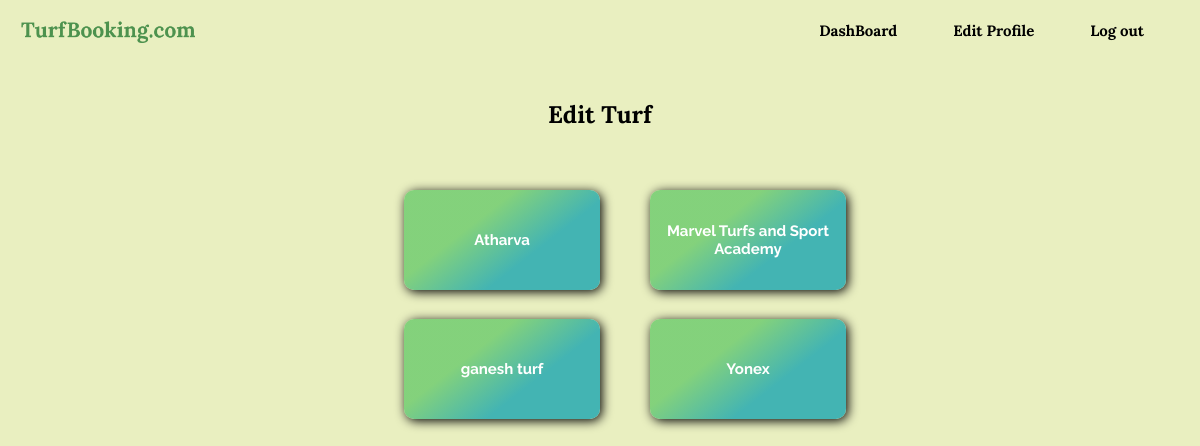
Page /Owner/ed_turf.php (signed in) on the committed database.
### tables this page shows
CREATE TABLE `turfs` (
  `idd` int(50) NOT NULL,
  `tname` varchar(50) NOT NULL,
  `address` varchar(100) NOT NULL,
  `sh_time` varchar(50) NOT NULL,
  `city` varchar(50) NOT NULL,
  `price` double NOT NULL,
  `email` varchar(100) NOT NULL
);

### Owner/ed_turf.php (the view, shortened to what this page needs)
<?php
include("../connection.php");
?>
<!DOCTYPE html>
<html lang="en">
<head>
    <link rel="stylesheet" href="../css/regi.css">
    <link rel="stylesheet" href="../css/et.css">
</head>
<body>
    <div class="header">
        <div class="left_header">
        <a href="../index.html"><img src="../images/logo1.png" alt=""></a>
        </div>
        <div class="right_header">
            <div class="menu">
                <li><a href="Dash.php?alertd=false">DashBoard</a></li>
                <li><a href="edit_profile.php">Edit Profile</a></li>
                <li><a href="o_logout.php">Log out</a></li>
            </div>
        </div>
    </div>
    <h1 class="ed">Edit Turf</h1>
    <div class="first_c">
        <div class="t">
        <?php
        try {
            $username = isset($_SESSION["OwnerLoggedIn"]) ? $_SESSION["OwnerLoggedIn"] : null;
            $sql = "SELECT * FROM turfs WHERE email = :email";
            $stmt = $conn->prepare($sql);
            $stmt->bindParam(':email', $username);
            $stmt->execute();
            while ($row = $stmt->fetch()) {
                $tname = $row["tname"];
                echo '<a href="edit_turf.php?param1=' . $tname . '">';
                echo '<div class="turf">';
                echo '<h1>' . $tname . '</h1>';
                echo '</div>';
                echo '</a>';
            }
        } catch (PDOException $e) {
            echo "An error occurred: " . $e->getMessage();
        } finally {
            $conn = null;
            $stmt = null;
        }
        ?>
        </div>
    </div>
</body>
</html>

### css/regi.css (style rules this page uses)
* { margin: 0; padding: 0; box-sizing: border-box; font-size: 15px; }
body { background-color: #B4E197; }
.header { display: flex; width: 100%; padding: 21px; }
.header .left_header { width: 50%; }
.header .left_header img { width: 30%; }
.header .right_header { width:50%; display:flex; }
.header .right_header .menu { display: flex; position: absolute; right: 0px; padding-right: 56px; }
.header .right_header .menu li { list-style: none; padding-left: 56px; }
.header .right_header .menu li a { text-decoration: none; color: rgb(0, 0, 0); font-family: 'Lora'; font-size: 15px; font-weight: bold; }

### css/et.css (style rules this page uses)
body { background-color: #e9efc0;; }
.first_c { display: flex; width: 100%; margin: auto; justify-content: center; height: 100%; flex-direction: row; }
.first_c .t { display: grid; justify-content: center; width: 76%; float: left; padding: 31px; overflow: auto; grid-template-rows: auto auto; grid-template-columns: auto auto; }
.first_c .t a { text-decoration: none; }
.first_c .t a .turf { margin-top: 29px; display: flex; width: 196px; margin-left: 50px; height: 100px; align-items: center; justify-content: center; border-radius: 10px; background: linear-gradient(142deg, #7ed078f2 34.68%, #43b4b3 64.89%); transition: all ease-in-out; transition:all 0.5s ease; box-shadow: 2px 2px 11px 0px black; }
.first_c .t a .turf h1 { text-align: center; color: white; font-family: Raleway; }
.ed { font-family: Lora; margin-top: 31px; font-weight: bold; color: black; text-align: center; font-size: 24px; }

### rows in the picture
turfs: tname "Atharva"
turfs: tname "Marvel Turfs and Sport Academy"
turfs: tname "ganesh turf"
turfs: tname "Yonex"
